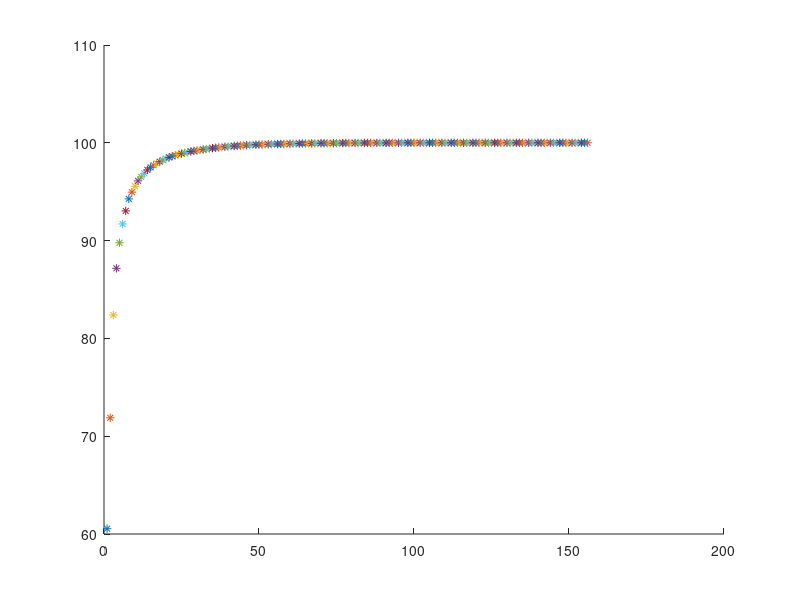

Recreate this plot in MATLAB.
%%%%%%%%%%%%%%%%%%%%%%%%%%%%%%%%%%%%%%%%%%%%%%%%%%%%%%%%%%%%%%%%%%%%%%%%%%% 
%   Here is the package to prepprocessing function to partition the 
% total data into two parts -- training data and test data. 
% 
%   Input: ds.mat
% 
%   Output: X_training.mat and X_test.mat
% 
%   Parameters: training_percentage: the percentage of training data(if 
%             it is 0.1,means training data=100,test data=900)
%               dimentionAfterPCA: new dimention after PCA,if we want 
%             visualize it in plot,choose it as 3.
%                
% 
%   Notation:  1: training_percentage is in range(0,1). 
%              2: The size of X_traing and X_test is (d+1)*n.
%              where d is the dimension of the data after PCA, 
%              n is the number of data, the last row of the data is the 
%              true lable of the corresponding data.

%%%%%%%%%%%%%%%%%%%%%%%%%%%%%%%%%%%%%%%%%%%%%%%%%%%%%%%%%%%%%%%%%%%%%%%%%%%


close all;
clear all;

%% Load  the feature vectors for each types
load ds;
label = ds.output;
fileId = ds.fileId;
fileClassId = ds.fileClassId;
X = ds.input;
label_name = ds.outputName;
file = ds.file;

%% Set the Parameters
training_percentage = 0.7;
dimentionAfterPCA = 20;

%% Set the label for each classifier
label_X1 = (label == 1);
label_X2 = (label == 2);
label_X3 = (label == 3);
label_X4 = (label == 4);
label_X5 = (label == 5);
label_X6 = (label == 6);
label_X7 = (label == 7);
label_X8 = (label == 8);
label_X9 = (label == 9);
label_X10 = (label == 10);

X1 = X(:,label_X1);
X2 = X(:,label_X2);
X3 = X(:,label_X3);
X4 = X(:,label_X4);
X5 = X(:,label_X5);
X6 = X(:,label_X6);
X7 = X(:,label_X7);
X8 = X(:,label_X8);
X9 = X(:,label_X9);
X10 = X(:,label_X10);


%% PCA for model reduction if necessary
% covariance: 156*156 matrix and each column is the coefficients for one
%             component.
% eigvalue_vector: 156*1,vector of eigen values.
% variance_proportion: 156*1 vector of percentage of total variance.
[covariance, eigvalue_vector, variance_proportion] = pcacov(cov(X'));

% reconstruction matrix (156*dimentionAfterPCA)
rec_matrix = covariance(:,1:dimentionAfterPCA);

% data after dimention reduction 
X1_afterPCA = rec_matrix'*X1;
X2_afterPCA = rec_matrix'*X2;
X3_afterPCA = rec_matrix'*X3;
X4_afterPCA = rec_matrix'*X4;
X5_afterPCA = rec_matrix'*X5;
X6_afterPCA = rec_matrix'*X6;
X7_afterPCA = rec_matrix'*X7;
X8_afterPCA = rec_matrix'*X8;
X9_afterPCA = rec_matrix'*X9;
X10_afterPCA = rec_matrix'*X10;

% plot the variance proportion figure
tmp = 0;
figure(1);
hold on;
for i = 1:1:length(variance_proportion)
    tmp = tmp +variance_proportion(i);
    plot(i,tmp,'*');
end
hold off;

% Project the data into 3D,need to set the dimentionAfterPCA to 3
% figure(2);
% hold on;
% scatter3(X1_afterPCA(1,:,:),X1_afterPCA(2,:,:),X1_afterPCA(3,:,:),'g','filled');
% scatter3(X2_afterPCA(1,:,:),X2_afterPCA(2,:,:),X2_afterPCA(3,:,:),'r');
% scatter3(X3_afterPCA(1,:,:),X3_afterPCA(2,:,:),X3_afterPCA(3,:,:),'b');
% scatter3(X4_afterPCA(1,:,:),X4_afterPCA(2,:,:),X4_afterPCA(3,:,:),'y');
% scatter3(X5_afterPCA(1,:,:),X5_afterPCA(2,:,:),X5_afterPCA(3,:,:),'m');
% scatter3(X6_afterPCA(1,:,:),X6_afterPCA(2,:,:),X6_afterPCA(3,:,:),'c');
% scatter3(X7_afterPCA(1,:,:),X7_afterPCA(2,:,:),X7_afterPCA(3,:,:),'k');
% scatter3(X8_afterPCA(1,:,:),X8_afterPCA(2,:,:),X8_afterPCA(3,:,:),'d');
% scatter3(X9_afterPCA(1,:,:),X9_afterPCA(2,:,:),X9_afterPCA(3,:,:),'d','filled');
% scatter3(X10_afterPCA(1,:,:),X10_afterPCA(2,:,:),X10_afterPCA(3,:,:),'*');
% hold off;

%% Construct the training data and test data
% add the label to each data
X1_afterPCA=[X1_afterPCA;ones(1,100)];
X2_afterPCA=[X2_afterPCA;2*ones(1,100)];
X3_afterPCA=[X3_afterPCA;3*ones(1,100)];
X4_afterPCA=[X4_afterPCA;4*ones(1,100)];
X5_afterPCA=[X5_afterPCA;5*ones(1,100)];
X6_afterPCA=[X6_afterPCA;6*ones(1,100)];
X7_afterPCA=[X7_afterPCA;7*ones(1,100)];
X8_afterPCA=[X8_afterPCA;8*ones(1,100)];
X9_afterPCA=[X9_afterPCA;9*ones(1,100)];
X10_afterPCA=[X10_afterPCA;10*ones(1,100)];


% add the test data for each label

split_point = round(100*training_percentage);
seq = randperm(100);

X1_training = X1_afterPCA(:,seq(1:split_point));
X1_test = X1_afterPCA(:,seq(split_point+1:end));

X2_training = X2_afterPCA(:,seq(1:split_point));
X2_test = X2_afterPCA(:,seq(split_point+1:end));

X3_training = X3_afterPCA(:,seq(1:split_point));
X3_test = X3_afterPCA(:,seq(split_point+1:end));

X4_training = X4_afterPCA(:,seq(1:split_point));
X4_test = X4_afterPCA(:,seq(split_point+1:end));

X5_training = X5_afterPCA(:,seq(1:split_point));
X5_test = X5_afterPCA(:,seq(split_point+1:end));

X6_training = X6_afterPCA(:,seq(1:split_point));
X6_test = X6_afterPCA(:,seq(split_point+1:end));

X7_training = X7_afterPCA(:,seq(1:split_point));
X7_test = X7_afterPCA(:,seq(split_point+1:end));

X8_training = X8_afterPCA(:,seq(1:split_point));
X8_test = X8_afterPCA(:,seq(split_point+1:end));

X9_training = X9_afterPCA(:,seq(1:split_point));
X9_test = X9_afterPCA(:,seq(split_point+1:end));

X10_training = X10_afterPCA(:,seq(1:split_point));
X10_test = X10_afterPCA(:,seq(split_point+1:end));

% stack all the test data and training data
X_training=[X1_training,X2_training,X3_training,X4_training,X5_training ...
           X6_training,X7_training,X8_training,X9_training,X10_training];
       
X_test=[X1_test,X2_test,X3_test,X4_test,X5_test ...
           X6_test,X7_test,X8_test,X9_test,X10_test];
       
% pack X_training and X_test
save('X_training.mat','X_training');
save('X_test.mat','X_test');     

%% k-means
rng(1)
% first with 10 labels
k = 10;
idx = kmeans(transpose(X),k);
% this result is terrible and since it's unsurprised, it's very hard to get
% the result

% Then try with 4 selected labels
newdata = transpose([X2_test X2_training X5_test X5_training X7_test X7_training X9_test X9_training]);
X_kmeans = transpose([X_test X_training]);
idxnew = kmeans(newdata, 4);

% assign true labels using conditional probability
km_labels = repmat(1:4,[100 1]);
km_labels = km_labels(:)';

mode(idxnew(1:100));
mode(idxnew(101:200));
mode(idxnew(201:300));
mode(idxnew(301:400));

tabulate(idxnew(101:200));
tabulate(idxnew(301:400));

kmestlabel=zeros(400, 1);
for i = 1:400
    if idxnew(i) == 1
        kmestlabel(i) = 4;
    end
    if idxnew(i) == 2
        kmestlabel(i) = 3;
    end
    if idxnew(i) == 3
        kmestlabel(i) = 1;
    end
    if idxnew(i) == 4
        kmestlabel(i) = 2;
    end
end

% error rate
error=0;
for i = 1:400
    if kmestlabel(i) ~= km_labels(i)
            error = error + 1;
    end   
end
erate = error/400

tabulate(kmestlabel(1:100));
tabulate(kmestlabel(101:200));
tabulate(kmestlabel(201:300));
tabulate(kmestlabel(301:400));
